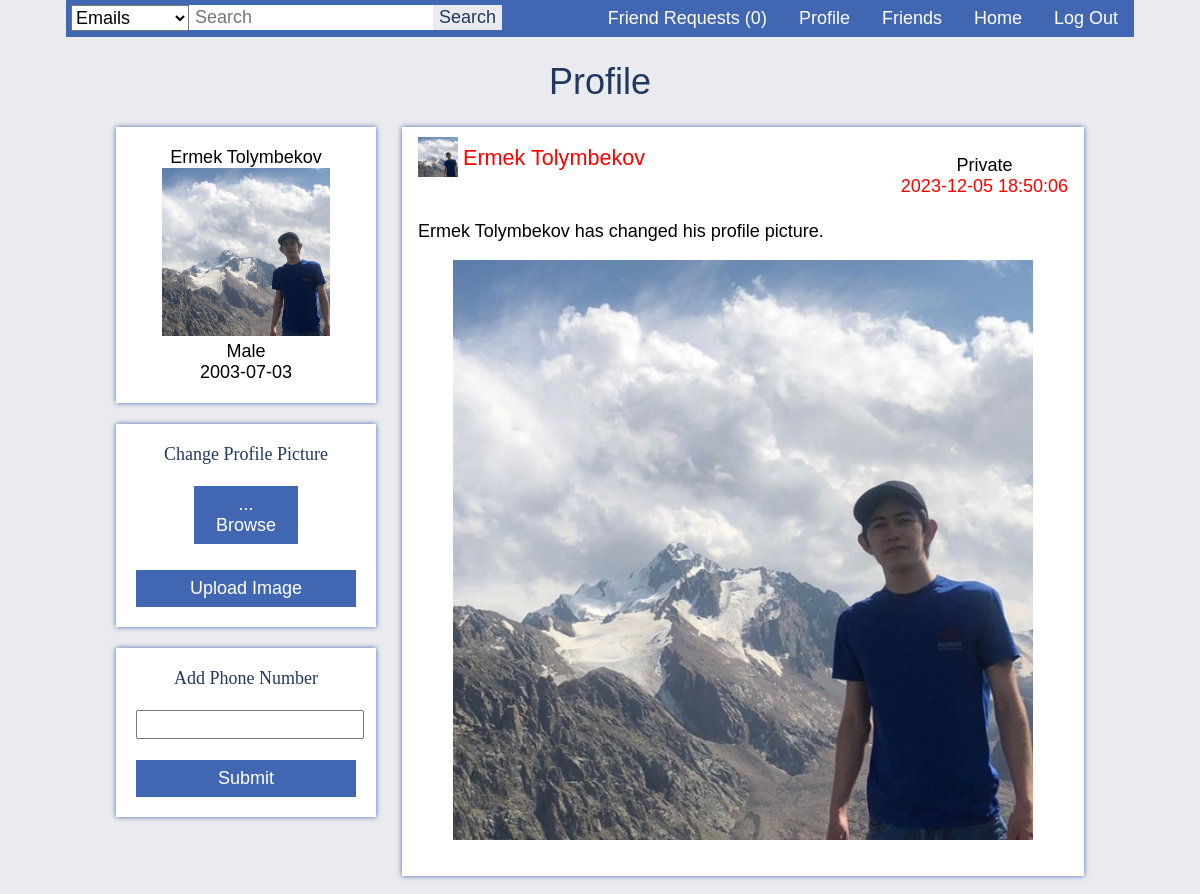
The app's page /profile.php (signed in) with its own data.
### tables this page shows
CREATE TABLE posts (
post_id             INT NOT NULL AUTO_INCREMENT,
post_caption        TEXT NOT NULL,
post_time           TIMESTAMP NOT NULL, 
post_public         CHAR(1) NOT NULL,
post_by             INT NOT NULL,
PRIMARY KEY (post_id),
FOREIGN KEY (post_by) REFERENCES users(user_id)
);

CREATE TABLE users (
user_id             INT NOT NULL AUTO_INCREMENT,
user_firstname      VARCHAR(20) NOT NULL,  
user_lastname       VARCHAR(20) NOT NULL,
user_nickname       VARCHAR(20),
user_password       VARCHAR(255) NOT NULL,
user_email          VARCHAR(255) NOT NULL,
user_gender         CHAR(1) NOT NULL,
user_birthdate      DATE NOT NULL,    
user_status         CHAR(1),
user_about          TEXT,
user_hometown       VARCHAR(255),
PRIMARY KEY (user_id)
);

### includes/post.php (the view)
<?php
echo '<div class="post">';
if($row['post_public'] == 'Y') {
    echo '<p class="public">';
    echo 'Public';
}else {
    echo '<p class="public">';
    echo 'Private';
}
echo '<br>';
echo '<span class="postedtime">' . $row['post_time'] . '</span>';
echo '</p>';
echo '<div>';
include 'profile_picture.php';
echo '<a class="profilelink" href="profile.php?id=' . $row['user_id'] .'">' . $row['user_firstname'] . ' ' . $row['user_lastname'] . '<a>';
echo'</div>';
echo '<br>';
echo '<p class="caption">' . $row['post_caption'] . '</p>';
echo '<center>';
$target = glob("data/images/posts/" . $row['post_id'] . ".*");
if($target) {
    echo '<img src="' . $target[0] . '" style="max-width:580px">';
    echo '<br><br>';
}
echo '</center>';
echo '</div>';
?>

### profile.php (shortened to what this page needs)
<?php
$conn = connect();
?>
<?php
if(isset($_GET['id']) && $_GET['id'] != $_SESSION['user_id']) {
    $current_id = $_GET['id'];
    $flag = 1;
} else {
    $current_id = $_SESSION['user_id'];
    $flag = 0;
}
?>
<!DOCTYPE html>
<html>
<head>
    <link rel="stylesheet" type="text/css" href="resources/css/main.css">
</head>
<body>
    <div class="container">
        <?php include 'includes/navbar.php'; ?>
        <h1>Profile</h1>
        <?php
        if($flag == 0) {
            $postsql = "SELECT posts.post_caption, posts.post_time, users.user_firstname, users.user_lastname,
                                posts.post_public, users.user_id, users.user_gender, users.user_nickname,
                                users.user_birthdate, users.user_hometown, users.user_status, users.user_about,
                                posts.post_id
                        FROM posts
                        JOIN users
                        ON users.user_id = posts.post_by
                        WHERE posts.post_by = $current_id
                        ORDER BY posts.post_time DESC";
            $profilesql = "SELECT users.user_id, users.user_gender, users.user_hometown, users.user_status, users.user_birthdate,
                                 users.user_firstname, users.user_lastname
                          FROM users
                          WHERE users.user_id = $current_id";
            $profilequery = mysqli_query($conn, $profilesql);
        }
        $postquery = mysqli_query($conn, $postsql);
        if($postquery){
            $width = '40px';
            $height = '40px';
            if(mysqli_num_rows($postquery) == 0){
                if($flag == 0){
                    echo '<div class="post">';
                    echo 'You don\'t have any posts yet';
                    echo '</div>';
                } else {
                    echo '<div class="post">';
                    echo 'There is no public posts to show.';
                    echo '</div>';
                }
                include 'includes/profile.php';
            } else {
                while($row = mysqli_fetch_assoc($postquery)){
                    include 'includes/post.php';
                }
                include 'includes/profile.php';
                ?>
                <br>
                <?php if($flag == 0){?>
                <div class="profile">
                    <center class="changeprofile">Change Profile Picture</center>
                    <br>
                    <form action="" method="post" enctype="multipart/form-data">
                        <center>
                            <label class="upload" onchange="showPath()">
                                <span id="path" style="color: white;">... Browse</span>
                            </label>
                        </center>
                        <br>
                        <input type="submit" value="Upload Image" name="profile">
                    </form>
                </div>
                <br>
                <div class="profile">
                    <center class="changeprofile">Add Phone Number</center>
                    <br>
                    <form method="post" onsubmit="return validateNumber()">
                        <center>
                            <input type="text" name="number" id="phonenum">
                            <br>
                            <input type="submit" value="Submit" name="phone">
                        </center>
                    </form>
                </div>
                <br>
                <?php } ?>
                <?php
            }
        }
        ?>
    </div>
</body>
</html>

### includes/profile_picture.php
<?php
$target = glob("data/images/profiles/" . $row['user_id'] . ".*");
if($target) {
    echo '<img src="' . $target[0] . '" width="' . $width . '" height="' . $height .'">';
} else {
    if($row['user_gender'] == 'M') {
        echo '<img src="data/images/profiles/M.jpg" width="' . $width . '" height="' . $height .'">';
    } else if ($row['user_gender'] == 'F') {
        echo '<img src="data/images/profiles/F.jpg" width="' . $width . '" height="' . $height .'">';
    }
}
?>

### includes/profile.php (shortened to what this page needs)
<?php
echo '<div class="profile">';
echo '<center>';
$row = mysqli_fetch_assoc($profilequery);
if(!empty($row['user_nickname']))
    echo $row['user_firstname'] . ' ' . $row['user_lastname'] . ' (' . $row['user_nickname'] . ')';
else
    echo $row['user_firstname'] . ' ' . $row['user_lastname'];
echo '<br>';
$width = '168px';
$height = '168px';
include 'includes/profile_picture.php';
echo '<br>';
if($row['user_gender'] == "M")
    echo 'Male';
else if($row['user_gender'] == "F")
    echo 'Female';
echo '<br>';
echo $row['user_birthdate'];
echo'</div>';
?>

### resources/css/main.css (style rules this page uses)
body { margin: 0; font-family: Arial; font-size: 18px; background-color: #e9ebee; }
input { font-family: Arial; width: 100%; font-size: 18px; padding: 2px; }
span { color: red; }
.container { margin: 0 auto; width: 1068px; }
.post, .createpost { background-color: white; box-shadow: 0 0 5px #4267b2; margin: auto; width: 650px; padding: 10px 16px; overflow: auto; }
.post .public { float: right; text-align: center; width: auto; }
h1 { font-family: Arial; color: #23385f; font-weight: normal; text-align: center; }
h3, a.profilelink { font-family: Arial; color: red; font-weight: normal; font-size: 120%; margin-bottom: 0; margin-top: 0; display: inline-block; margin-left: 5px; vertical-align: 12px; text-decoration: none; }
input[type=submit] { color: white; cursor: pointer; background-color: #23385f; border: none; padding: 8px; }
.container input[type=submit] { background-color: #4267b2; }

### profile.php (style rules this page uses)
.post { margin-right: 50px; float: right; margin-bottom: 18px; }
.profile { margin-left: 50px; background-color: white; box-shadow: 0 0 5px #4267b2; width: 220px; padding: 20px; }
label.upload { cursor: pointer; color: white; background-color: #4267b2; padding: 8px 12px; display: inline-block; max-width: 80px; overflow: auto; }
.changeprofile { color: #23385f; font-family: Fontin SmallCaps; }

### records on screen
posts: post_public "Private", post_time "2023-12-05 18:50:06", post_by.user_firstname "Ermek", post_by.user_lastname "Tolymbekov", post_caption "Ermek Tolymbekov has changed his profile picture."
users: user_lastname "Tolymbekov", user_birthdate "2003-07-03"

### other values on screen
$row['count'] "0"
